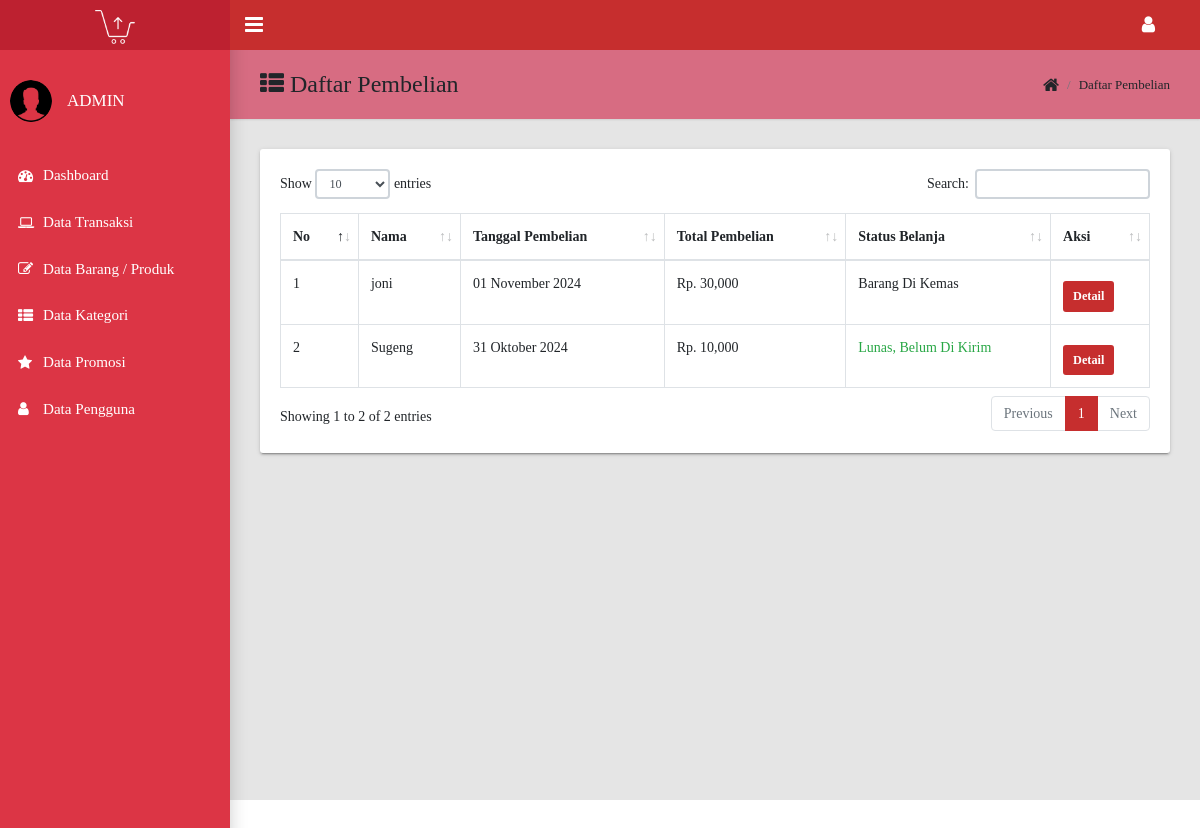
Screenshot of /admin/index.php?halaman=pembelian (signed in) with the database file from the repository.
### tables this page shows
CREATE TABLE `pembelian` (
  `idbeli` int(11) NOT NULL,
  `notransaksi` text NOT NULL,
  `id` int(11) NOT NULL,
  `tanggalbeli` date NOT NULL,
  `totalbeli` text NOT NULL DEFAULT '\'\\\'belum bayar\\\'\'',
  `alamatpengiriman` text NOT NULL,
  `totalberat` varchar(255) NOT NULL,
  `kota` text NOT NULL,
  `provinsi` varchar(200) NOT NULL,
  `ekspedisi` varchar(200) NOT NULL,
  `layanan` varchar(200) NOT NULL,
  `ongkir` text NOT NULL,
  `statusbeli` text NOT NULL,
  `catatan` text NOT NULL,
  `waktu` datetime NOT NULL,
  `snapkode` text NOT NULL
);

CREATE TABLE `pengguna` (
  `id` int(11) NOT NULL,
  `nama` varchar(255) NOT NULL,
  `email` varchar(255) NOT NULL,
  `password` text NOT NULL,
  `telepon` varchar(12) NOT NULL,
  `alamat` text NOT NULL,
  `fotoprofil` varchar(255) NOT NULL,
  `level` text NOT NULL,
  `otp` varchar(6) DEFAULT NULL,
  `otp_expiry` datetime DEFAULT NULL,
  `status_daftar` text NOT NULL
);

### admin/pembelian.php (the view, shortened to what this page needs)
<main class="app-content">
	<div class="app-title" style="background-color: #d76c82;">
		<div>
			<h1><i class="fa fa-th-list"></i> Daftar Pembelian</h1>
		</div>
		<ul class="app-breadcrumb breadcrumb side">
			<li class="breadcrumb-item"><i class="fa fa-home fa-lg"></i></li>
			<li class="breadcrumb-item">Daftar Pembelian</li>
		</ul>
	</div>
	<div class="row">
		<div class="col-md-12">
			<div class="tile">
				<div class="tile-body">
					<table class="table table-hover table-bordered" id="sampleTable">
						<thead>
							<tr>
								<th>No</th>
								<th>Nama</th>
								<th>Tanggal Pembelian</th>
								<th>Total Pembelian</th>
								<th>Status Belanja</th>
								<th>Aksi</th>
							</tr>
						</thead>
						<tbody>
							<?php $nomor = 1; ?>
							<?php $ambil = $koneksi->query("SELECT * FROM pembelian JOIN pengguna ON pembelian. id=pengguna.id where statusbeli != '' and statusbeli != 'deny' and statusbeli != 'expire' and statusbeli != 'pending' order by pembelian.tanggalbeli desc, pembelian.idbeli desc"); ?>
							<?php while ($pecah = $ambil->fetch_assoc()) {
								$statusbeli = $pecah['statusbeli'];
							?>
								<tr>
									<td><?php echo $nomor; ?></td>
									<td><?php echo $pecah['nama'] ?></td>
									<td><?= tanggal(date('Y-m-d', strtotime($pecah['tanggalbeli']))) ?></td>
									<td>Rp. <?php echo number_format($pecah['totalbeli']) ?></td>
									<td>
										<?php
										if ($statusbeli == 'settlement') {
											echo "<label class='text-success'>Lunas, Belum Di Kirim</label>";
										} else if ($statusbeli == 'Selesai') {
											echo "<label class='text-success'>Selesai</a>";
										} else if ($statusbeli == 'pending') {
											echo "<label class='text-warning'>Pending, Mohon Selesaikan Pembayaran</a>";
										} else if ($statusbeli == 'deny') {
											echo "<label class='text-danger'>Di Tolak</a>";
										} else if ($statusbeli == 'expire') {
											echo "<label class='text-danger'>Gagal, Pembayaran anda telah melewati batas pembayaran</a>";
										} else if ($statusbeli == 'cancel') {
											echo "<label class='text-success'>Gagal</a>";
										} else {
											echo $statusbeli;
										}
										?>
									</td>
									<td>
										<a href="index.php?halaman=pembayaran&id=<?php echo $pecah['idbeli'] ?>" class="btn btn-primary btn-sm btn-round mt-2">Detail</a>
									</td>
								</tr>
								<?php $nomor++; ?>
							<?php } ?>
						</tbody>
					</table>
				</div>
			</div>
		</div>
	</div>
</main>

### rows the page displays
pembelian: pengguna.nama "joni", tanggalbeli "01 November 2024", totalbeli "30,000", statusbeli "Barang Di Kemas"
pembelian: pengguna.nama "Sugeng", tanggalbeli "31 Oktober 2024", totalbeli "10,000", statusbeli "Lunas, Belum Di Kirim"
